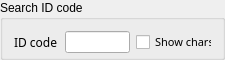
           <widget class="QGroupBox" name="input_searchcode">
            <property name="minimumSize">
             <size>
              <width>200</width>
              <height>60</height>
             </size>
            </property>
            <property name="maximumSize">
             <size>
              <width>225</width>
              <height>60</height>
             </size>
            </property>
            <property name="title">
             <string>Search ID code</string>
            </property>
            <layout class="QGridLayout" name="gridLayout_8">
             <item row="0" column="0">
              <widget class="QLabel" name="label_171">
               <property name="minimumSize">
                <size>
                 <width>45</width>
                 <height>22</height>
                </size>
               </property>
               <property name="maximumSize">
                <size>
                 <width>45</width>
                 <height>22</height>
                </size>
               </property>
               <property name="font">
                <font>
                 <family>맑은 고딕</family>
                 <pointsize>9</pointsize>
                </font>
               </property>
               <property name="text">
                <string>ID code</string>
               </property>
              </widget>
             </item>
             <item row="0" column="1">
              <widget class="QLineEdit" name="searchcode_input">
               <property name="minimumSize">
                <size>
                 <width>65</width>
                 <height>22</height>
                </size>
               </property>
               <property name="maximumSize">
                <size>
                 <width>65</width>
                 <height>22</height>
                </size>
               </property>
               <property name="font">
                <font>
                 <family>맑은 고딕</family>
                 <pointsize>9</pointsize>
                </font>
               </property>
               <property name="text">
                <string/>
               </property>
               <property name="maxLength">
                <number>8</number>
               </property>
               <property name="echoMode">
                <enum>QLineEdit::Password</enum>
               </property>
               <property name="alignment">
                <set>Qt::AlignCenter</set>
               </property>
              </widget>
             </item>
             <item row="0" column="2">
              <widget class="QCheckBox" name="show_idcodeinput">
               <property name="minimumSize">
                <size>
                 <width>76</width>
                 <height>22</height>
                </size>
               </property>
               <property name="maximumSize">
                <size>
                 <width>76</width>
                 <height>22</height>
                </size>
               </property>
               <property name="font">
                <font>
                 <family>맑은 고딕</family>
                 <pointsize>8</pointsize>
                </font>
               </property>
               <property name="text">
                <string>Show chars</string>
               </property>
               <property name="checked">
                <bool>false</bool>
               </property>
              </widget>
             </item>
            </layout>
           </widget>
